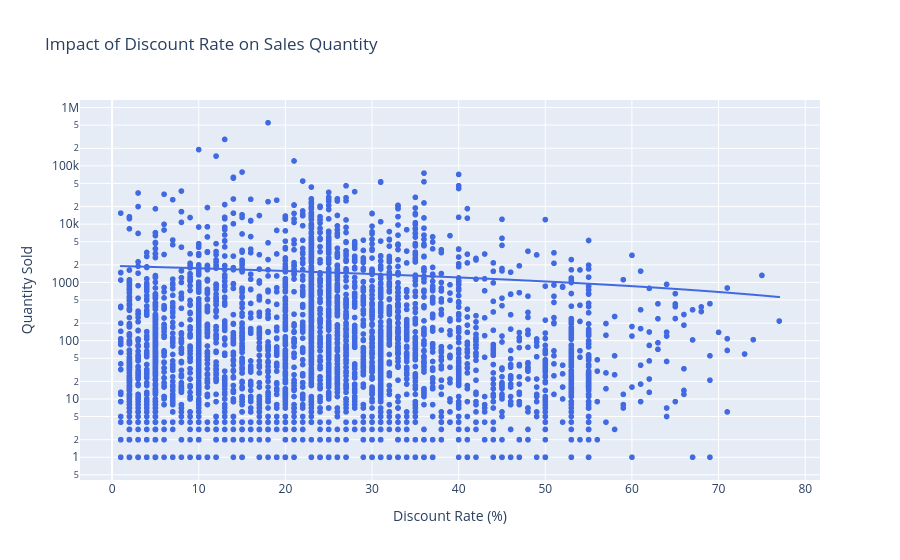

The code cell stored with this chart in its notebook:
### Markdown cell above
### **5.4. Impact of Discounts on Sales**

**Câu hỏi:** Tỷ lệ giảm giá có thực sự thúc đẩy số lượng bán hàng hay không?

**Phương pháp:** Sử dụng biểu đồ phân tán (Scatter Plot) với đường hồi quy tuyến tính để tìm mối tương quan giữa `discount_rate` và `quantity_sold`.

### Code cell
if 'discount_rate' in df.columns and 'quantity_sold' in df.columns:
    df_discount = df[(df['discount_rate'] > 0) & (df['quantity_sold'] > 0)]
    fig6 = px.scatter(df_discount, x='discount_rate', y='quantity_sold',
                     title='Impact of Discount Rate on Sales Quantity',
                     labels={'discount_rate': 'Discount Rate (%)', 'quantity_sold': 'Quantity Sold'},
                     log_y=True, trendline='ols')
    fig6.update_traces(marker=dict(color='royalblue'))
    fig6.show()

### Figure 1 — Plotly figure (JSON) as saved in the notebook; plotly's stock layout.template omitted (floating-point values rounded to 4 significant figures; data arrays with more than 128 entries replaced by an {"elided": "..."} marker saying what was removed)
{"data": [{"hovertemplate": "Discount Rate (%)=%{x}<br>Quantity Sold=%{y}<extra></extra>", "legendgroup": "", "marker": {"color": "royalblue", "symbol": "circle"}, "mode": "markers", "name": "", "showlegend": false, "type": "scattergl", "x": {"elided": "3831 int values"}, "xaxis": "x", "y": {"elided": "3831 int values"}, "yaxis": "y"}, {"hovertemplate": "<b>OLS trendline</b><br>quantity_sold = -17.6951 * discount_rate + 1923.57<br>R<sup>2</sup>=0.000496<br><br>Discount Rate (%)=%{x}<br>Quantity Sold=%{y} <b>(trend)</b><extra></extra>", "legendgroup": "", "marker": {"color": "royalblue", "symbol": "circle"}, "mode": "lines", "name": "", "showlegend": false, "type": "scattergl", "x": {"elided": "3831 int values"}, "xaxis": "x", "y": {"elided": "3831 float values"}, "yaxis": "y"}], "layout": {"legend": {"tracegroupgap": 0}, "title": {"text": "Impact of Discount Rate on Sales Quantity"}, "xaxis": {"anchor": "y", "domain": [0, 1], "title": {"text": "Discount Rate (%)"}}, "yaxis": {"anchor": "x", "domain": [0, 1], "title": {"text": "Quantity Sold"}, "type": "log"}}}
